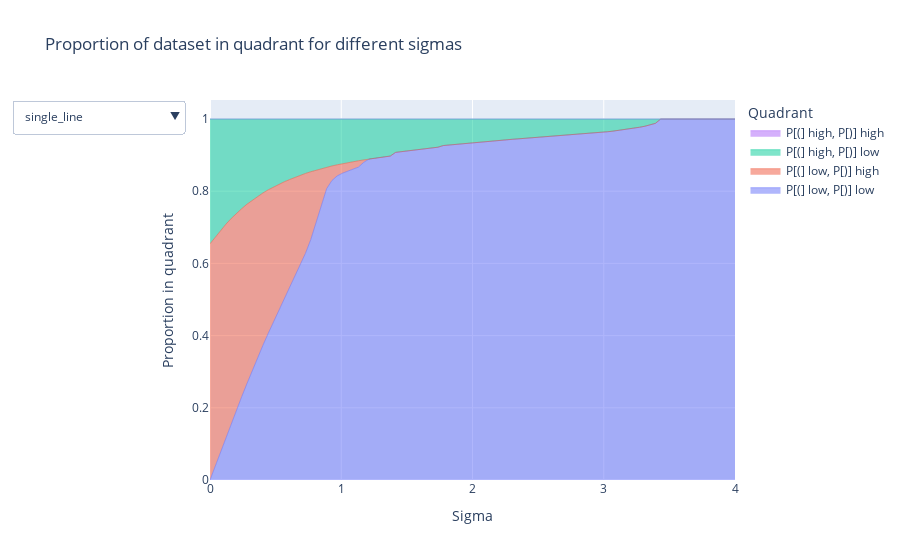

The cell this chart's notebook holds for it:
### Code cell
quadrant_names = [
    "P[(] low, P[)] low",
    "P[(] low, P[)] high",
    "P[(] high, P[)] low",
    "P[(] high, P[)] high",
]

traces = []
buttons = []

for i, dataset_name in enumerate(datasets.keys()):
    for j, quadrant_name in enumerate(quadrant_names):
        traces.append(
            go.Scatter(
                x=sigmas,
                y=prob_quadrants[dataset_name][j],
                mode="lines",
                line=dict(width=0.5),
                stackgroup="one",
                name=quadrant_name,
                hoverinfo="x+y",
                visible=(i == 0),
            )
        )
    buttons.append(
        dict(
            label=dataset_name,
            method="update",
            args=[
                {
                    "visible": [False] * (i * 4)
                    + [True] * 4
                    + [False] * (len(datasets) * 4 - (i + 1) * 4)
                }
            ],
        )
    )


# Create layout
layout = go.Layout(
    title="Proportion of dataset in quadrant for different sigmas",
    xaxis_title="Sigma",
    yaxis_title="Proportion in quadrant",
    legend_title="Quadrant",
    updatemenus=[dict(buttons=buttons, active=0, showactive=True)],
)

fig = go.Figure(data=traces, layout=layout)
fig.show()
